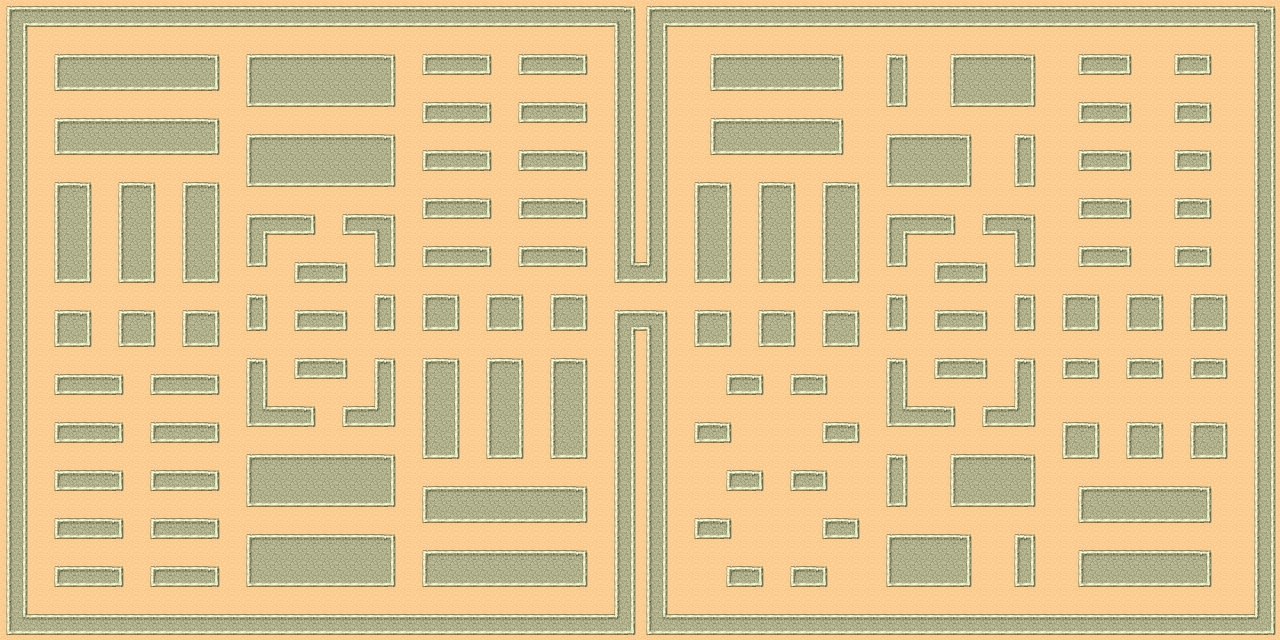

This game map was drawn from its Tiled (.tmx) file and the tilesets committed beside it. A one-line description and the trimmed map source follow:
An orthogonal 80x40 tile map with 16x16 px tiles, 3 tile layers (Collision, X:0-39,Y:0-39, X:40-79,Y:40-79), 2 tilesets and 2 objects (SpawnPoint1, SpawnPoint2).

<map version="1.0" orientation="orthogonal" width="80" height="40" tilewidth="16" tileheight="16">
 <tileset firstgid="1" name="tmw_desert_spacing" tilewidth="16" tileheight="16" spacing="2" margin="2">
  <image source="tmw_desert_spacing_final.png" width="146" height="110" />
 </tileset>
 <tileset firstgid="49" name="Collision" tilewidth="16" tileheight="16" spacing="2" margin="2">
  <image source="Collision.png" width="38" height="20" />
  <tile id="0">
   <properties>
    <property name="Collidable" value="False" />
   </properties>
  </tile>
  <tile id="1">
   <properties>
    <property name="Collidable" value="True" />
   </properties>
  </tile>
 </tileset>
 <objectgroup name="Objects" width="80" height="40">
  <object name="SpawnPoint1" x="42" y="40" />
  <object name="SpawnPoint2" x="603" y="600" />
 </objectgroup>
 <layer name="Collision" width="80" height="40">
  <data>[3200 cells, 1988 non-empty, 1 distinct tile ids]</data>
 </layer>
 <layer name="X:0-39,Y:0-39" width="80" height="40">
  <data>[3200 cells, 1600 non-empty, 14 distinct tile ids]</data>
 </layer>
 <layer name="X:40-79,Y:40-79" width="80" height="40">
  <data>[3200 cells, 1600 non-empty, 14 distinct tile ids]</data>
 </layer>
</map>
